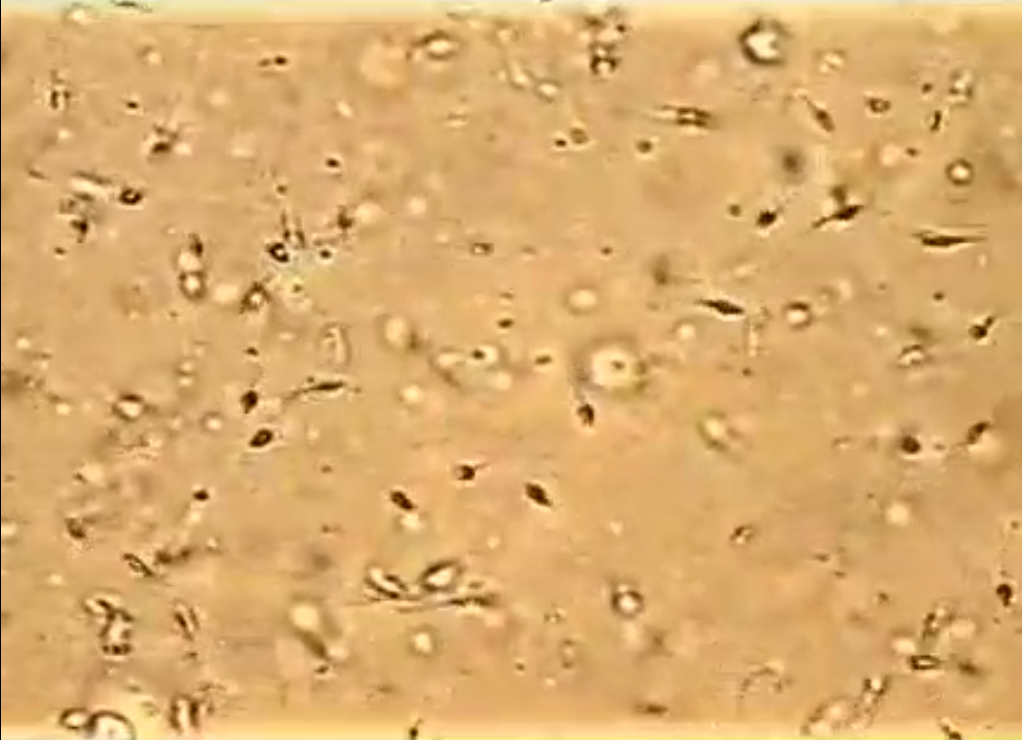
#> input picture Untitled.png, 1022 x 740 px
$ python number1.py
#> lines starting #> are read from the running program, lines starting #| are printed output that depends on the picture
import cv2
import os

# بارگذاری تصویر
our_image = cv2.imread("Untitled.png", 0)
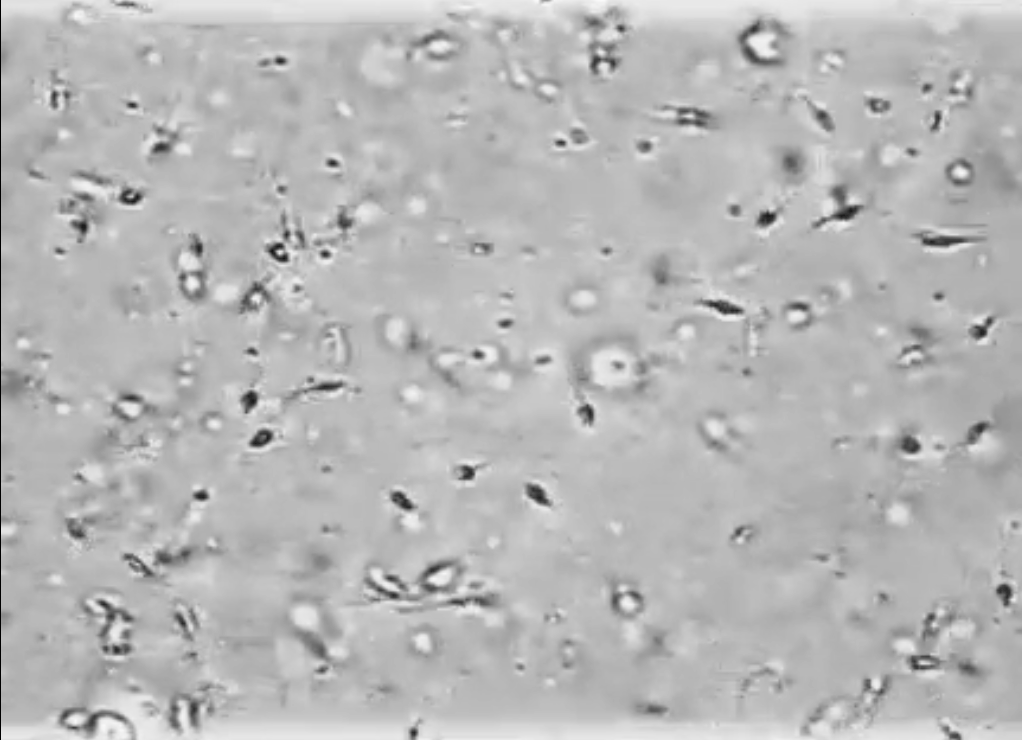
#> our_image: shape (740, 1022); min 0, max 250, mean 183.3

# بررسی بارگذاری موفقیت‌آمیز تصویر
if our_image is None:
    print("Error: Image could not be loaded. Please check the file path.")
else:
    # اندازه تصویر
    height, width = our_image.shape
#> height = 740; width = 1022

    # محاسبه ابعاد هر قسمت
    img_height = height // 3
#> img_height = 246
    img_width = width // 3
#> img_width = 340

    # ایجاد دایرکتوری برای ذخیره قسمت‌ها
    output_dir = "output_images"
    os.makedirs(output_dir, exist_ok=True)

    # تقسیم کردن تصویر به نه قسمت
    for i in range(3):
        for j in range(3):
            # محاسبه مختصات هر قسمت
            y_start = i * img_height
            y_end = (i + 1) * img_height
            x_start = j * img_width
            x_end = (j + 1) * img_width

            # برش تصویر
            img_part = our_image[y_start:y_end, x_start:x_end]

            # شماره‌گذاری قسمت
            part_number = i * 3 + j + 1
            output_filename = f"{output_dir}/part_{part_number}.jpeg"

            # ذخیره کردن قسمت
            cv2.imwrite(output_filename, img_part)

            print(f"Saved: {output_filename}")
#> this loop made 3 passes
#> pass 1, `cv2.imwrite(output_filename, img_part)`:
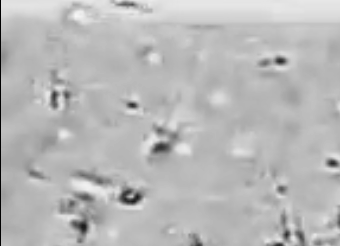
#> saved as part_1.jpeg: shape (246, 340); min 0, max 246, mean 184.9
#> pass 1, `cv2.imwrite(output_filename, img_part)`:
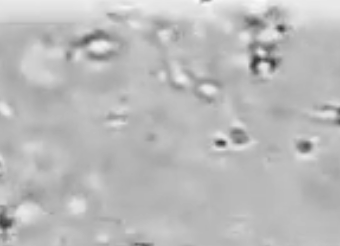
#> saved as part_2.jpeg: shape (246, 340); min 50, max 250, mean 186.7
#> pass 1, `cv2.imwrite(output_filename, img_part)`:
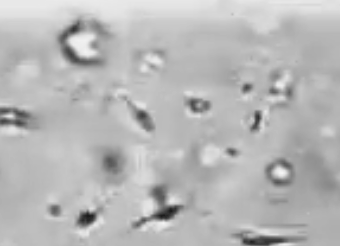
#> saved as part_3.jpeg: shape (246, 340); min 28, max 244, mean 183.6
#> pass 2, `cv2.imwrite(output_filename, img_part)`:
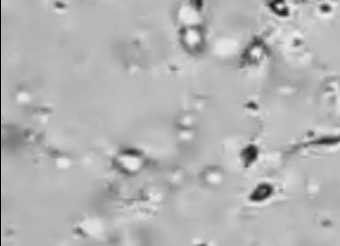
#> saved as part_4.jpeg: shape (246, 340); min 0, max 242, mean 180.1
